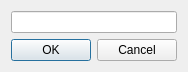
<?xml version="1.0" encoding="UTF-8"?>
<ui version="4.0">
 <class>ChangeIdDialog</class>
 <widget class="QDialog" name="ChangeIdDialog">
  <property name="geometry">
   <rect>
    <x>0</x>
    <y>0</y>
    <width>400</width>
    <height>78</height>
   </rect>
  </property>
  <property name="sizePolicy">
   <sizepolicy hsizetype="Fixed" vsizetype="Fixed">
    <horstretch>0</horstretch>
    <verstretch>0</verstretch>
   </sizepolicy>
  </property>
  <property name="windowTitle">
   <string>Change Id</string>
  </property>
  <property name="modal">
   <bool>true</bool>
  </property>
  <layout class="QGridLayout" name="gridLayout">
   <property name="sizeConstraint">
    <enum>QLayout::SetFixedSize</enum>
   </property>
   <item row="0" column="0">
    <widget class="QLineEdit" name="lineEdit"/>
   </item>
   <item row="1" column="0">
    <widget class="QDialogButtonBox" name="buttonBox">
     <property name="orientation">
      <enum>Qt::Horizontal</enum>
     </property>
     <property name="standardButtons">
      <set>QDialogButtonBox::Cancel|QDialogButtonBox::Ok</set>
     </property>
    </widget>
   </item>
  </layout>
 </widget>
 <resources/>
 <connections>
  <connection>
   <sender>buttonBox</sender>
   <signal>accepted()</signal>
   <receiver>ChangeIdDialog</receiver>
   <slot>accept()</slot>
   <hints>
    <hint type="sourcelabel">
     <x>248</x>
     <y>254</y>
    </hint>
    <hint type="destinationlabel">
     <x>157</x>
     <y>274</y>
    </hint>
   </hints>
  </connection>
  <connection>
   <sender>buttonBox</sender>
   <signal>rejected()</signal>
   <receiver>ChangeIdDialog</receiver>
   <slot>reject()</slot>
   <hints>
    <hint type="sourcelabel">
     <x>316</x>
     <y>260</y>
    </hint>
    <hint type="destinationlabel">
     <x>286</x>
     <y>274</y>
    </hint>
   </hints>
  </connection>
 </connections>
</ui>
